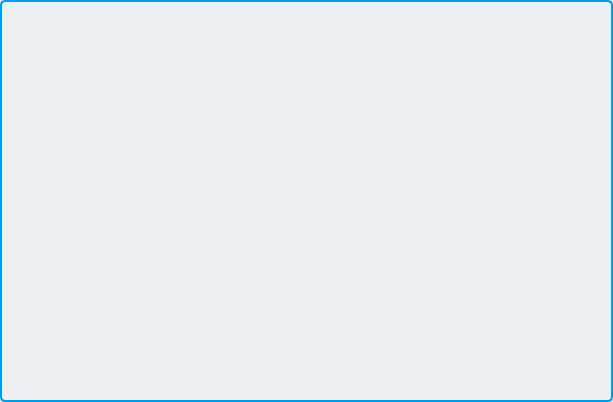
<?xml version="1.0" encoding="UTF-8"?>
<ui version="4.0">
 <class>EliminationTree</class>
 <widget class="QWidget" name="EliminationTree">
  <property name="geometry">
   <rect>
    <x>0</x>
    <y>0</y>
    <width>613</width>
    <height>402</height>
   </rect>
  </property>
  <property name="windowTitle">
   <string>Form</string>
  </property>
  <property name="styleSheet">
   <string notr="true">QWidget {
    background-color: #ECF0F1; /* 设置背景颜色 */
    color: #333333; /* 设置文本颜色 */
}

/* 如果需要添加边框，可以使用 border 属性 */
QWidget {
    border: 2px solid rgb(0, 154, 231);
    border-radius: 5px; /* 设置边框圆角 */
}

/* 如果需要在获取焦点时改变外观，可以使用 :focus 伪类 */
QWidget:focus {
    border: 2px solid #3498DB;
}
</string>
  </property>
 </widget>
 <resources/>
 <connections/>
</ui>
